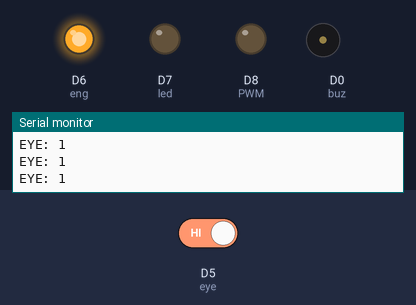
Simulated run of this sketch. Board: ESP8266 (NodeMCU). Shown: output pins drawn as LEDs (lit = HIGH), buzzer (waves = sounding, pin HIGH), the last lines printed to the serial monitor. The test bench sets the inputs (shaded band); at power-on: D5 (eye) HIGH. WiFi joins after 1.5 s; servers stay silent unless stated.

Above: at 3.0 s.
3.1 s: D5 (eye) driven LOW
At 3.36 s:
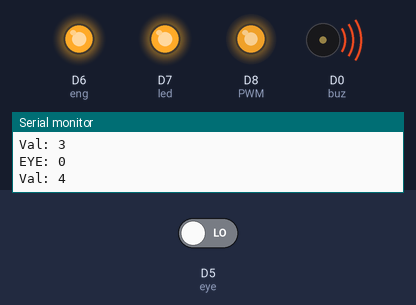
At 5.3 s:
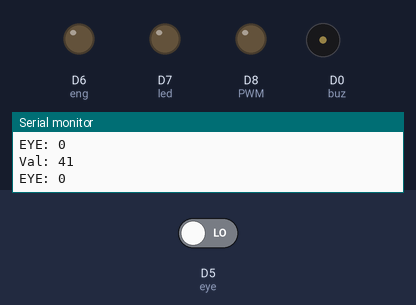
Timing chart, 0 to 6.8 s (numbered marks = the images above; inputs shaded):
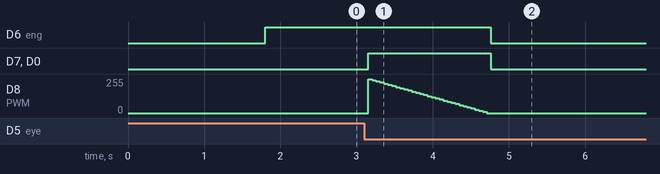

The sketch:

Eye_blink_code.ino
```cpp
#define BLYNK_TEMPLATE_ID           "TMPLB3ToyRYB"
#define BLYNK_TEMPLATE_NAME         "Quickstart Device"
#define BLYNK_AUTH_TOKEN            "HnCSGuFUip9Xk-XqIcffvn8QtfSEDvsr"//ankon.bubt@gmail.com, ankon007


#define BLYNK_PRINT Serial
#include <ESP8266WiFi.h>
#include <BlynkSimpleEsp8266.h>

char auth[] = BLYNK_AUTH_TOKEN;

char ssid[] = "abc";
char pass[] = "123456yx";

const int eye = D5;
const int eng = D6;
const int led = D7;
const int buz = D0;
int PWM=D8;
int pval=0;

int eyenotice;

int val=0;
int eyeval=0;

void setup()
{
Serial.begin(115200);
Blynk.begin(auth, ssid, pass);
pinMode(eye,INPUT);
pinMode(eng,OUTPUT);
pinMode(led,OUTPUT);
pinMode(buz,OUTPUT);
pinMode(PWM,OUTPUT);
}


void loop()
{
  Blynk.run();
  eyeval=digitalRead(eye);
  Serial.print("EYE: ");
  Serial.println(eyeval);


  if(eyeval==0)
  {
    eyenotice=1;
    delay(50);
    eyeval=digitalRead(eye);
    if(eyeval==0)
   {
      if(val<=30)
      {
      pval=map(val,0,30,255,0);
      digitalWrite(led,HIGH);
      digitalWrite(buz,HIGH);
      analogWrite(PWM,pval);
      }
      else
      {
      digitalWrite(eng,LOW);
      digitalWrite(led,LOW);
      digitalWrite(buz,LOW);
      analogWrite(PWM,0);
      }
   }
    Serial.print("Val: ");
  Serial.println(val);
    val++;
  }

  else
  {
          analogWrite(PWM,0);
        eyenotice=0;
    digitalWrite(eng,HIGH);
    digitalWrite(led,LOW);
    digitalWrite(buz,LOW);
    val=0;
  }

         Blynk.virtualWrite(V0, eyeval);

         Blynk.virtualWrite(V1, eyenotice);
delay(1);
}
```

Measured:
- after the input at 3.1 s, D6 (eng): HIGH → LOW after 1.7 s; D7 (led), D0 (buz): LOW → HIGH after 0.05 s, → LOW 1.6 s later
